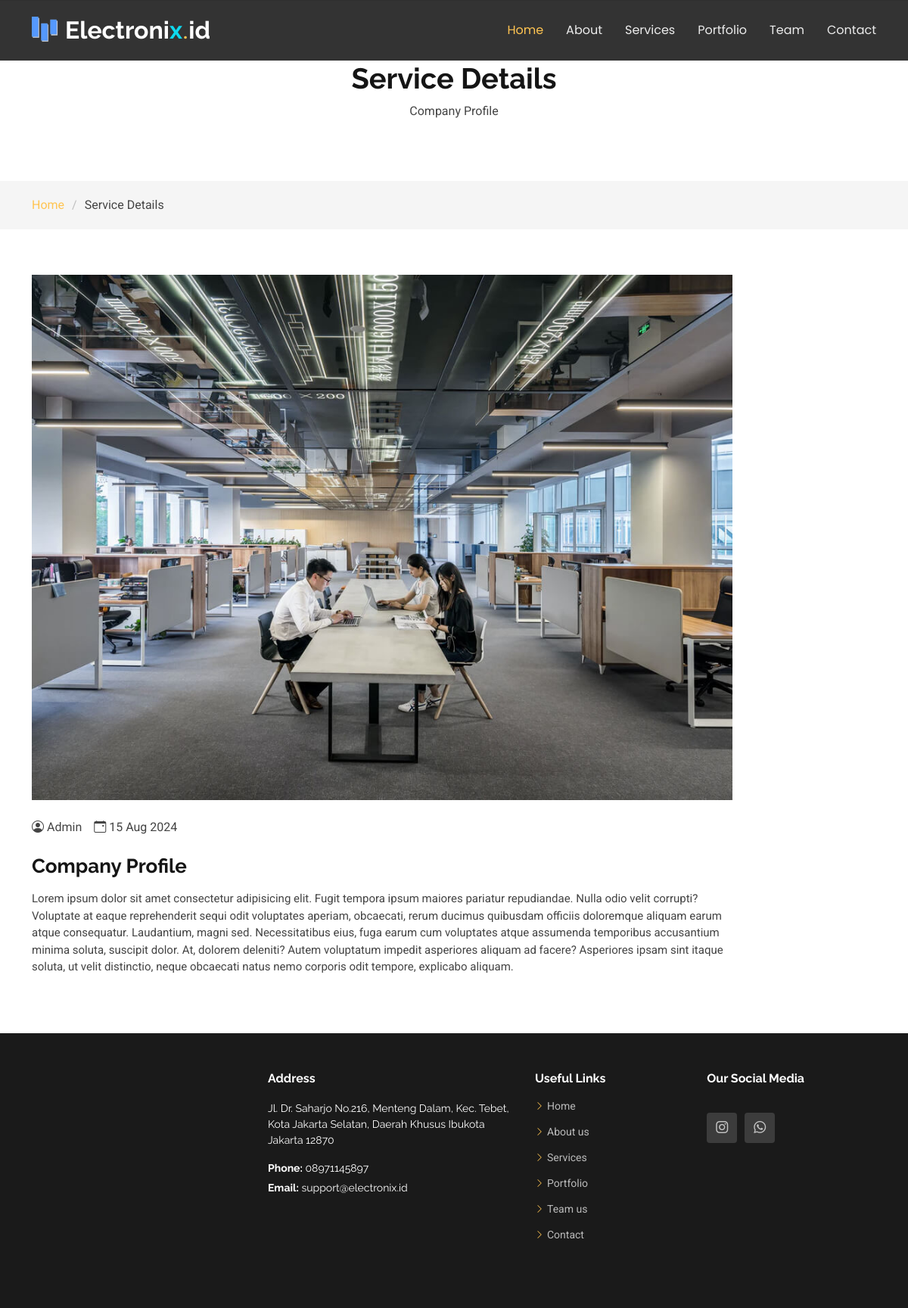
Screenshot of /home/service_detail/company_profile with the database file from the repository.
### tables this page shows
CREATE TABLE `service` (
  `id` int(11) NOT NULL,
  `judul` varchar(550) NOT NULL,
  `slug` varchar(550) NOT NULL,
  `isi_service` text NOT NULL,
  `created_by` varchar(255) NOT NULL,
  `created_at` int(11) NOT NULL,
  `image` varchar(550) NOT NULL
);

CREATE TABLE `contact` (
  `id` int(11) NOT NULL,
  `image` varchar(550) NOT NULL,
  `alamat` varchar(550) NOT NULL,
  `telp` varchar(550) NOT NULL,
  `email` varchar(250) NOT NULL,
  `instagram` varchar(550) NOT NULL,
  `wa` varchar(250) NOT NULL,
  `maps` varchar(9999) NOT NULL
);

### application/controllers/Home.php (called while the page is built, shortened)
<?php
class Home extends CI_Controller {
	public function __construct()
    {
        $this->load->library('email');
    }
	public function service_detail($slug)
	{
		$data['judul'] = 'Detail Service';
		$data['service'] = $this->db->get_where('service', ['slug' => $slug])->row_array();
		$data['contact'] = $this->db->get_where('contact')->result_array();
		$this->load->view('template/home_header', $data);
        $this->load->view('template/service_navbar', $data);
		$this->load->view('home/service_detail', $data);
        $this->load->view('template/home_footer', $data);
	}
}

### index.php (called while the page is built, shortened)
<?php
require_once BASEPATH.'core/CodeIgniter.php';

### application/views/home/service_detail.php (the view)
<body class="service-details-page">
<main class="main">
<div class="page-title" data-aos="fade">
  <div class="heading">
    <div class="container">
      <div class="row d-flex justify-content-center text-center">
        <div class="col-lg-8">
          <h1>Service Details</h1>
          <p class="mb-0"><?= $service['judul'] ?></p>
        </div>
      </div>
    </div>
  </div>
  <nav class="breadcrumbs">
    <div class="container">
      <ol>
        <li><a href="<?= base_url('home/index') ?>">Home</a></li>
        <li class="current">Service Details</li>
      </ol>
    </div>
  </nav>
</div>
<section id="service-details" class="service-details section">
  <div class="container">
    <div class="row gy-5">
      <div class="col-lg-10" data-aos="fade-up" data-aos-delay="200">
        <img src="<?= base_url('front-end/assets/img/service/').$service['image']; ?>" alt="img-fluid" class="img-fluid services-img mb-4">
        <div class="d-flex align-items-center mb-4">
          <div class="me-3 d-flex align-items-center">
            <i class="bi bi-person-circle me-1"></i>
            <span><?= $service['created_by']; ?></span>
          </div>
          <div class="d-flex align-items-center">
            <i class="bi bi-calendar-event me-1"></i>
            <span><?= date('d M Y', ($service['created_at'])); ?></span>
          </div>
        </div>
        <h3><?= $service['judul'] ?></h3>
        <p style="text-align: justify;"><?= $service['isi_service']; ?></p>
      </div>
    </div>
  </div>
</section>
</body>

### application/views/template/home_footer.php (shortened to what this page needs)
<footer id="footer" class="footer">
<div class="footer-top">
    <div class="container">
      <div class="row gy-4">
        <?php foreach($contact as $ct) : ?>
          <div class="col-lg-7 col-md-12 footer-about d-flex align-items-start justify-content-between flex-column flex-lg-row">
              <div class="footer-contact ms-lg-4 mt-3 mt-lg-0 text-lg-start text-center">
                  <h4>Address</h4>
                  <p><?= $ct['alamat'] ?></p>
                  <p class="mt-3"><strong>Phone:</strong> <span><?= $ct['telp'] ?></span></p>
                  <p><strong>Email:</strong> <span><?= $ct['email'] ?></span></p>
              </div>
          </div>
          <?php endforeach; ?>
          <div class="col-lg-4 col-md-6 d-flex flex-column flex-md-row justify-content-between">
            <div class="footer-links">
              <h4>Useful Links</h4>
                <ul>
                  <li><i class="bi bi-chevron-right"></i> <a href="<?= base_url('home/index/') ?>#hero">Home</a></li>
                  <li><i class="bi bi-chevron-right"></i> <a href="<?= base_url('home/index/') ?>#about">About us</a></li>
                  <li><i class="bi bi-chevron-right"></i> <a href="<?= base_url('home/index/') ?>#services">Services</a></li>
                  <li><i class="bi bi-chevron-right"></i> <a href="<?= base_url('home/index/') ?>#portfolio">Portfolio</a></li>
                  <li><i class="bi bi-chevron-right"></i> <a href="<?= base_url('home/index/') ?>#team">Team us</a></li>
                  <li><i class="bi bi-chevron-right"></i> <a href="#contact">Contact</a></li>
            </ul>
        </div>
        <div class="footer-newsletter mt-2 mt-md-0 ms-md-3">
          <h4>Our Social Media</h4>
          <div class="social-links d-flex mt-4">
            <?php foreach($contact as $ct) : ?>
            <a href="<?= $ct['instagram'] ?>" target="_blank"><i class="bi bi-instagram"></i></a>
            <a href="<?= $ct['wa'] ?>" target="_blank"><i class="bi bi-whatsapp"></i></a>
          </div>
        </div>
        <?php endforeach;?>
      </div>
    </div>
  </div>
</footer>
</body>
</html>

### front-end/assets/css/main.css (style rules this page uses)
:root { --default-font: "Roboto", system-ui, -apple-system, "Segoe UI", Roboto, "Helvetica Neue", Arial, "Noto Sans", "Liberation Sans", sans-serif, "Apple Color Emoji", "Segoe UI Emoji", "Segoe UI Symbol", "Noto Color Emoji"; --heading-font: "Raleway", sans-serif; --nav-font: "Poppins", sans-serif; }
:root { --background-color: #ffffff; --default-color: #444444; --heading-color: #151515; --accent-color: #ffc451; --contrast-color: #312f2f; }
:root { --nav-color: rgba(255, 255, 255, 0.905); --nav-hover-color: #ffc451; --nav-dropdown-background-color: #ffffff; --nav-dropdown-color: #212529; --nav-dropdown-hover-color: #ffc451; }
:root { --footer-background-color: #000000; }
:root { scroll-behavior: smooth; }
body { color: var(--default-color); background-color: var(--background-color); font-family: var(--default-font); }
a { color: var(--accent-color); text-decoration: none; transition: 0.3s; }
h1, h2, h3, h4, h5, h6 { color: var(--heading-color); font-family: var(--heading-font); }
.footer { --background-color: var(--footer-background-color); --default-color: #ffffff; --heading-color: #ffffff; color: var(--default-color); background-color: var(--background-color); font-size: 14px; position: relative; }
.footer .footer-top { padding: 50px 0; background-color: color-mix(in srgb, var(--footer-background-color) 90%, white 10%); }
.footer .footer-about { display: flex; flex-direction: row; align-items: center; justify-content: space-between; }
.footer .footer-about .footer-contact { margin-left: 20px; text-align: left; }
.footer .footer-about p { font-size: 14px; font-family: var(--heading-font); }
.footer .social-links a { color: color-mix(in srgb, var(--default-color), transparent 30%); background-color: color-mix(in srgb, var(--default-color) 5%, white 10%); display: flex; align-items: center; justify-content: center; width: 40px; height: 40px; border-radius: 4px; font-size: 16px; margin-right: 10px; transition: 0.3s; }
.footer h4 { font-size: 16px; font-weight: bold; position: relative; padding-bottom: 12px; }
.footer .footer-links { margin-bottom: 30px; }
.footer .footer-links ul { list-style: none; padding: 0; margin: 0; }
.footer .footer-links ul i { margin-right: 4px; font-size: 12px; line-height: 0; color: var(--accent-color); }
.footer .footer-links ul li { padding: 10px 0; display: flex; align-items: center; }
.footer .footer-links ul li:first-child { padding-top: 0; }
.footer .footer-links ul a { color: color-mix(in srgb, var(--default-color), transparent 30%); display: inline-block; line-height: 1; }
.footer .footer-contact p { margin-bottom: 5px; }
.page-title { color: var(--default-color); background-color: var(--background-color); position: relative; }
.page-title .heading { padding: 80px 0; border-top: 1px solid color-mix(in srgb, var(--default-color), transparent 90%); }
.page-title .heading h1 { font-size: 38px; font-weight: 700; }
.page-title nav { background-color: color-mix(in srgb, var(--default-color), transparent 95%); padding: 20px 0; }
.page-title nav ol { display: flex; flex-wrap: wrap; list-style: none; margin: 0; padding: 0; font-size: 16px; font-weight: 400; }
.page-title nav ol li+li { padding-left: 10px; }
.page-title nav ol li+li::before { content: "/"; display: inline-block; padding-right: 10px; color: color-mix(in srgb, var(--default-color), transparent 70%); }
section, .section { color: var(--default-color); background-color: var(--background-color); padding: 60px 0; scroll-margin-top: 80px; overflow: clip; }
.service-details .services-img { margin-bottom: 20px; }
.service-details h3 { font-size: 26px; font-weight: 700; }
.service-details p { font-size: 15px; }

### rows the page displays
service: judul "Company Profile", image (picture), created_by "Admin", created_at "15 Aug 2024", isi_service "Lorem ipsum dolor sit amet consectetur adipisicing elit. Fugit tempora ipsum maiores pariatur repudiandae. Nulla odio velit corrupti? Voluptate at eaque reprehenderit sequi odit voluptates aperiam, obcaecati, rerum ducimus quibusdam officiis doloremque aliquam earum atque consequatur. Laudantium, magni sed. Necessitatibus eius, fuga earum cum voluptates atque assumenda temporibus accusantium minima soluta, suscipit dolor. At, dolorem deleniti? Autem voluptatum impedit asperiores aliquam ad facere? Asperiores ipsam sint itaque soluta, ut velit distinctio, neque obcaecati natus nemo corporis odit tempore, explicabo aliquam."
contact: alamat "Jl. Dr. Saharjo No.216, Menteng Dalam, Kec. Tebet, Kota Jakarta Selatan, Daerah Khusus Ibukota Jakarta 12870", telp "08971145897", email "support@electronix.id"
